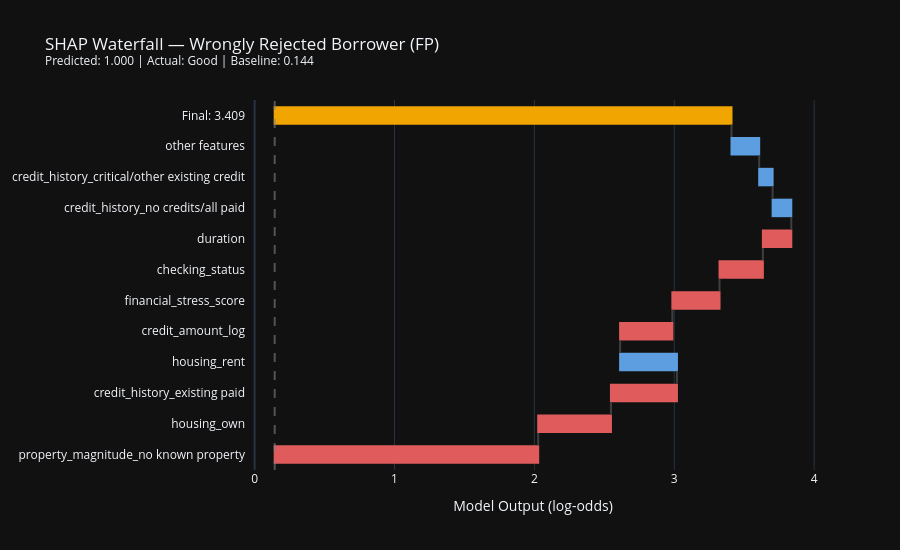

Here is the notebook cell this chart was saved with:
### Markdown cell above
### FN Analysis — Why the model missed this defaulter

Predicted probability: 0.012 — model was extremely confident this was a safe borrower.

Features that pushed toward Good (blue bars):
- Low monthly_burden — small loan relative to duration, looked manageable
- credit_history_existing paid — clean repayment track record
- No known property — surprisingly didn't trigger enough risk signal
- Short duration — model associated shorter loans with lower risk

Only two features pushed toward Bad:
- credit_history_critical — some red flag in history
- checking_status — account balance indicated mild stress

**Takeaway:** This borrower had a misleadingly safe financial profile on paper.
Low monthly burden + clean history masked underlying default risk.
This type of error is hard to avoid without behavioral or income data
not present in this dataset — an honest limitation to document.

### Code cell
# Find False Positives — actual=0, predicted=1
fp_mask = (y_test.values == 0) & (y_pred_test == 1)
fp_idx  = np.where(fp_mask)[0]

print(f'Total False Positives: {len(fp_idx)}')

# Pick the FP where model was most confident it was Bad
# i.e. highest predicted probability among actual good borrowers
fp_probs = y_proba_test[fp_idx]
most_confident_fp = fp_idx[np.argmax(fp_probs)]

print(f'\nMost confident FP index: {most_confident_fp}')
print(f'Predicted probability  : {y_proba_test[most_confident_fp]:.4f}')
print(f'Actual label           : {y_test.values[most_confident_fp]} (0=good)')

# SHAP values for this sample
shap_sample_fp = shap_values[most_confident_fp]

# Top contributing features
sample_shap_fp_df = pd.DataFrame({
    'feature'   : feature_names,
    'shap_value': shap_sample_fp.values,
    'feat_value': X_test_scaled.iloc[most_confident_fp].values
}).reindex(
    pd.Series(np.abs(shap_sample_fp.values)).sort_values(ascending=False).index
).reset_index(drop=True).head(12)

print(f'\nTop features driving this prediction:')
print(sample_shap_fp_df[['feature', 'shap_value', 'feat_value']].to_string(index=False))

# Waterfall plot
final_prob_fp = baseline + shap_sample_fp.values.sum()

top_df_fp = sample_shap_fp_df.head(top_n).copy()
other_fp  = shap_sample_fp.values.sum() - top_df_fp['shap_value'].sum()

labels_fp = top_df_fp['feature'].tolist() + ['other features']
values_fp = top_df_fp['shap_value'].tolist() + [other_fp]

fig = go.Figure(go.Waterfall(
    orientation='h',
    measure=['relative'] * len(values_fp) + ['total'],
    x=values_fp + [baseline + sum(values_fp)],
    y=labels_fp + [f'Final: {final_prob_fp:.3f}'],
    base=baseline,
    connector={'line': {'color': 'rgb(63, 63, 63)'}},
    increasing={'marker': {'color': '#e05c5c'}},
    decreasing={'marker': {'color': '#5c9ee0'}},
    totals={'marker': {'color': '#f0a500'}}
))

fig.add_vline(x=baseline, line_dash='dash', line_color='gray', opacity=0.6)

fig.update_layout(
    title=f'SHAP Waterfall — Wrongly Rejected Borrower (FP)<br>'
          f'<sup>Predicted: {y_proba_test[most_confident_fp]:.3f} | '
          f'Actual: Good | Baseline: {baseline:.3f}</sup>',
    xaxis_title='Model Output (log-odds)',
    template='plotly_dark',
    height=550,
    waterfallgap=0.4
)

fig.show()
fig.write_html('../reports/shap_waterfall_fp.html')
print('Waterfall FP saved ✓')

### Figure 1 — Plotly figure (JSON) as saved in the notebook; plotly's stock layout.template omitted (floating-point values rounded to 4 significant figures)
{"data": [{"base": 0.1436, "connector": {"line": {"color": "rgb(63, 63, 63)"}}, "decreasing": {"marker": {"color": "#5c9ee0"}}, "increasing": {"marker": {"color": "#e05c5c"}}, "measure": ["relative", "relative", "relative", "relative", "relative", "relative", "relative", "relative", "relative", "relative", "relative", "total"], "orientation": "h", "totals": {"marker": {"color": "#f0a500"}}, "type": "waterfall", "x": [1.884, 0.52, 0.4719, -0.4064, 0.3737, 0.3372, 0.3098, 0.2032, -0.1336, -0.09596, -0.198, 3.409], "y": ["property_magnitude_no known property", "housing_own", "credit_history_existing paid", "housing_rent", "credit_amount_log", "financial_stress_score", "checking_status", "duration", "credit_history_no credits/all paid", "credit_history_critical/other existing credit", "other features", "Final: 3.409"]}], "layout": {"height": 550, "shapes": [{"line": {"color": "gray", "dash": "dash"}, "opacity": 0.6, "type": "line", "x0": 0.1436, "x1": 0.1436, "xref": "x", "y0": 0, "y1": 1, "yref": "y domain"}], "title": {"text": "SHAP Waterfall — Wrongly Rejected Borrower (FP)<br><sup>Predicted: 1.000 | Actual: Good | Baseline: 0.144</sup>"}, "waterfallgap": 0.4, "xaxis": {"title": {"text": "Model Output (log-odds)"}}}}
